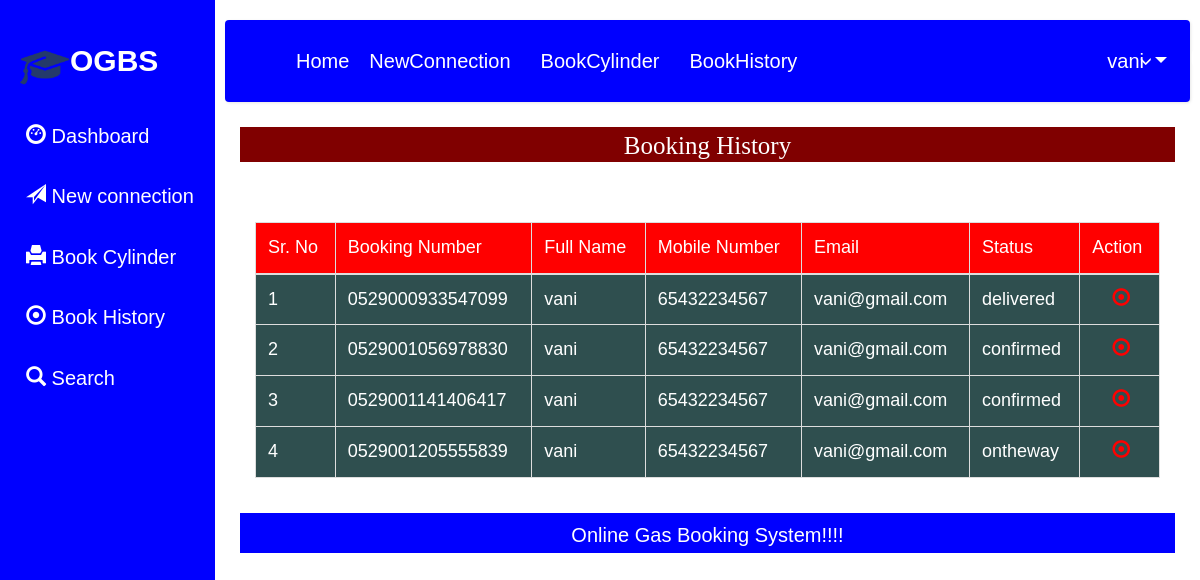
Page /view_booking (signed in) on the committed database.
### gasbooking/models.py (models this page shows, shortened)
class Bookcylinder(models.Model):
    user=models.ForeignKey(Newconnection,on_delete=models.CASCADE, null=True)
    assignto=models.ForeignKey(Addstaff,on_delete=models.CASCADE, null=True)
    gassize=models.CharField(max_length=100,null=True)
    booknumber=models.CharField(max_length=100,null=True)
    bookdate=models.CharField(max_length=100,null=True)
    bookstatus=models.CharField(max_length=100,null=True)
    reffercost=models.CharField(max_length=100,null=True)
    responsetime=models.CharField(max_length=100,null=True)
    status=models.CharField(max_length=100,null=True)

class Newconnection(models.Model):
    user=models.ForeignKey(Registration,on_delete=models.CASCADE, null=True)
    gen=models.CharField(max_length=100,null=True)
    nationality=models.CharField(max_length=100,null=True)
    merriedstatus=models.CharField(max_length=100,null=True)
    address=models.CharField(max_length=100,null=True)
    related=models.CharField(max_length=100,null=True)
    fname=models.CharField(max_length=100,null=True)
    lname=models.CharField(max_length=100,null=True)
    city=models.CharField(max_length=100,null=True)
    connection=models.CharField(max_length=100,null=True)
    registration=models.CharField(max_length=100,null=True)
    date=models.CharField(max_length=100,null=True)
    zipcode=models.CharField(max_length=100,null=True)
    img=models.FileField(null=True)
    cost=models.CharField(max_length=100,null=True)
    status=models.CharField(max_length=100,null=True)

class Registration(models.Model):
    user=models.ForeignKey(User,on_delete=models.CASCADE, null=True)
    mobile=models.CharField(max_length=100,null=True)

### gasbooking/views.py (the view)
# urls.py: path('view_booking',View_booking,name='view_booking'),
def View_booking(request):
    user=User.objects.get(id=request.user.id)
    data=Registration.objects.get(user=user)
    data2=0
    try:
        data2=Newconnection.objects.get(user=data)
    except:
        pass
    data1=Bookcylinder.objects.filter(user=data2)
    d={'data1':data1}
    return render(request,'view_booking.html',d)

### gasbooking/templates/view_booking.html
{% extends 'user_nav.html' %}
{% block body %}
<center>
      <h1 style="font-size:25px; background-color:maroon;height:35px;color:white;padding:5px;margin-top:5px;font-family : 'Monotype Corsiva" align="center"> Booking History </h1>
</center>
 <div class="container" style="margin-top:60px;width:100%">
<table class="table table-bordered" id="myTable">
  <thead>
  <tr >
    <th style="background-color:red">Sr. No</th>
    <th style="background-color:red">Booking Number</th>
    <th style="background-color:red">Full Name</th>
    <th style="background-color:red">Mobile Number</th>
    <th style="background-color:red">Email</th>
    <th style="background-color:red">Status</th>
    <th style="background-color:red">Action</th>
  </tr>
  </thead>
   <tbody>
{% for i in data1 %}
  <tr>
        <td style="background-color:darkslategrey;color:white">{{forloop.counter}}</td>
        <td  style="background-color:darkslategrey;color:white">{{i.booknumber}}</td>
        <td  style="background-color:darkslategrey;color:white">{{i.user.user.user.username}}</td>
        <td  style="background-color:darkslategrey;color:white">{{i.user.user.mobile}}</td>
        <td  style="background-color:darkslategrey;color:white">{{i.user.user.user.email}}</td>
        <td  style="background-color:darkslategrey;color:white">{{i.bookstatus}}</td>
        <td  style="background-color:darkslategrey;color:white"><a href="{% url 'bookhistory' %}"><i class="glyphicon glyphicon-record" style="color:red;margin-left:20px"></i> </a>
  </tr>
   {% endfor %}
    </tbody>
</table>
 </div>
<div class="footer" align="center" style=" margin-top:15px; background-color:blue; height:40px;color:white; padding:8px;">
    Online Gas Booking System!!!!
</div>
{% endblock %}

### gasbooking/templates/user_nav.html (shortened to what this page needs)
<!DOCTYPE html>
{% load static %}
<html>
<head>
<link rel="stylesheet" href="https://cdnjs.cloudflare.com/ajax/libs/font-awesome/4.7.0/css/font-awesome.min.css">
<link rel="stylesheet" href="https://stackpath.bootstrapcdn.com/bootstrap/4.5.0/css/bootstrap.min.css">
   <link href="static/style.css" rel="stylesheet" type="text/css" media="all"/>
        <link rel="stylesheet" href="static/style4.css">
        <link rel="stylesheet" href="https://cdnjs.cloudflare.com/ajax/libs/font-awesome/4.7.0/css/font-awesome.min.css">
        <link rel="stylesheet" href="https://maxcdn.bootstrapcdn.com/bootstrap/3.3.7/css/bootstrap.min.css">
  <link rel = stylesheet href = "//cdn.datatables.net/1.10.19/css/jquery.dataTables.min.css">
</head>
<body>
<div class="sidenav">
    <div style="padding:20px">
    <img src="{% static 'image/logo.png' %}" style="width:50px;color:white"><span style="font-weight:bold;color:white;font-size:30px">OGBS</span>
  </div>
    <a href="{% url 'user_home' %}">  <i class="glyphicon glyphicon-dashboard" style="color:white"></i> Dashboard</a>
  <a href="{% url 'newconnection' %}">   <i class="glyphicon glyphicon-send" style="color:white"></i> New connection</a>
  <a href="{% url 'bookcylinder' %}">  <i class="glyphicon glyphicon-print" style="color:white"></i>  Book Cylinder</a>
  <a href="{% url 'view_booking' %}">  <i class="glyphicon glyphicon-record" style="color:white"></i>  Book History</a>
  <a href="{% url 'search_booking' %}">  <i class="glyphicon glyphicon-search" style="color:white"></i> Search</a>
</div>
<div class="main" style="margin-left:215px">
  <nav class="navbar navbar-expand-lg navbar-light" style="background-color:blue;color:white">
  <a class="navbar-brand" href="#" style="color:white"></a>
  <div class="collapse navbar-collapse" id="navbarNavdropdown">
    <ul class="navbar-nav">
      <li class="nav-item">
        <a class="nav-link" href="{% url 'user_home' %}" style="color:white">Home <span class="sr-only">(current)</span></a>
      </li>
      <li class="nav-item">
        <a class="nav-link" href="{% url 'newconnection' %}" style="color:white;margin-left:10px">NewConnection</a>
      </li>
      <li class="nav-item">
        <a class="nav-link" href="{% url 'bookcylinder' %}" style="color:white;margin-left:20px">BookCylinder</a>
      </li>
        <li class="nav-item">
        <a class="nav-link" href="{% url 'view_booking' %}" style="color:white;margin-left:20px">BookHistory</a>
      </li>
      <li class="nav-item dropdown">
        <a class="nav-link dropdown-toggle" style="color:white;margin-left:300px; href="#" id="navbardropdownMenuLink" role="button" data-toggle="dropdown" aria-haspopup="true" aria-expanded="false">
          {{request.user.username}}
        </a>
      </li>
        <li><a href="{% url 'logout_user' %}" style="color:white">  <i style="color:white;margin-left:20px;font-size:20px;margin-top:10px" class="glyphicon glyphicon-log-out"></i> </a></li>
    </ul>
  </div>
</nav>
    <div class="container-fluid">
    {% block body %}
    {% endblock %}
</div>
  </div>
</body>
</html>

### gasbooking/static/style.css (style rules this page uses)
html,body,div,span,applet,object,iframe,h1,h2,h3,h4,h5,h6,p,blockquote,pre,a,abbr,acronym,address,big,cite,code,del,dfn,em,img,ins,kbd,q,s,samp,small,strike,strong,sub,sup,tt,var,b,u,i,dl,dt,dd,ol,nav ul,nav li,fieldset,form,label,legend,table,caption,tbody,tfoot,thead,tr,th,td,article,aside,canvas,details,embed,figure,figcaption,footer,header,hgroup,menu,nav,output,ruby,section,summary,time,mark,audio,video { margin:0;padding:0;border:0;font-size:100%;font:inherit;vertical-align:baseline; }
article, aside, details, figcaption, figure,footer, header, hgroup, menu, nav, section { display: block; }
ol,ul { list-style:none;margin:0px;padding:0px; }
table { border-collapse:collapse;border-spacing:0; }
a { text-decoration:none; }
img { max-width:100%; }

### gasbooking/static/style4.css (style rules this page uses)
body { font-family: 'Poppins', sans-serif; background: #fafafa; }
a, a:hover, a:focus { color: inherit; text-decoration: none; transition: all 0.3s; }
.navbar { padding: 15px 10px; background: #fff; border: none; border-radius: 0; margin-bottom: 40px; box-shadow: 1px 1px 3px rgba(0, 0, 0, 0.1); }
i, span { display: inline-block; }
a[aria-expanded="false"]::before, a[aria-expanded="true"]::before { content: '\e259'; display: block; position: absolute; right: 20px; font-family: 'Glyphicons Halflings'; font-size: 0.6em; }

### gasbooking/templates/user_nav.html (style rules this page uses)
#myTable { border-collapse: collapse; width: 100%; border: 1px solid #ddd; font-size: 18px; }
#myTable th { text-align: left; padding: 12px; background-color:DarkSlateGrey ; color: white; }
#myTable td { text-align: left; padding: 12px; background-color: white; }
#myTable tr { border-bottom: 1px solid #ddd; }
body { font-family: "Lato", sans-serif; }
.sidenav { height: 100%; width: 215px; position: fixed; z-index: 1; top: 0; left: 0; color:white; background-color:blue; overflow-x: hidden; padding-top: 20px; }
.sidenav a, .dropdown1-btn { padding: 16px 18px 16px 26px; text-decoration: none; font-size: 20px; color: white; display: block; border: none; background: none; width: 100%; text-align: left; cursor: pointer; outline: none; }
.main { margin-left: 200px; font-size: 20px; padding: 0px 10px; }
body { margin:0;font-family:Arial }
.dropdown { float:right; }

### rows in the picture
Bookcylinder: booknumber "0529000933547099", user.user.user.username "vani", user.user.mobile "65432234567", user.user.user.email "vani@gmail.com", bookstatus "delivered"
Bookcylinder: booknumber "0529001056978830", user.user.user.username "vani", user.user.mobile "65432234567", user.user.user.email "vani@gmail.com", bookstatus "confirmed"
Bookcylinder: booknumber "0529001141406417", user.user.user.username "vani", user.user.mobile "65432234567", user.user.user.email "vani@gmail.com", bookstatus "confirmed"
Bookcylinder: booknumber "0529001205555839", user.user.user.username "vani", user.user.mobile "65432234567", user.user.user.email "vani@gmail.com", bookstatus "ontheway"

### other values in the picture
{{ request.user.username }} "vani"
